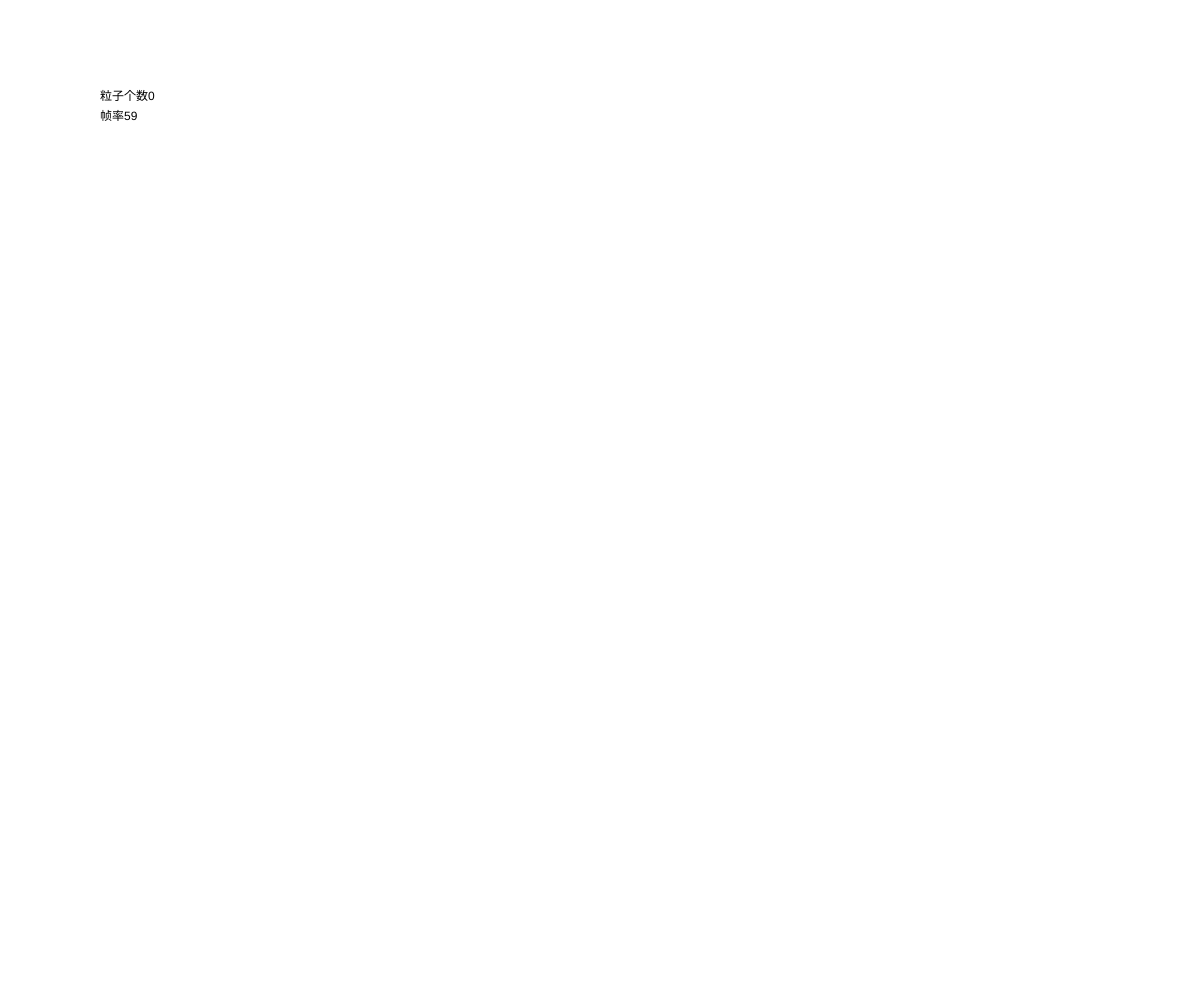
Frame 1 (no input)
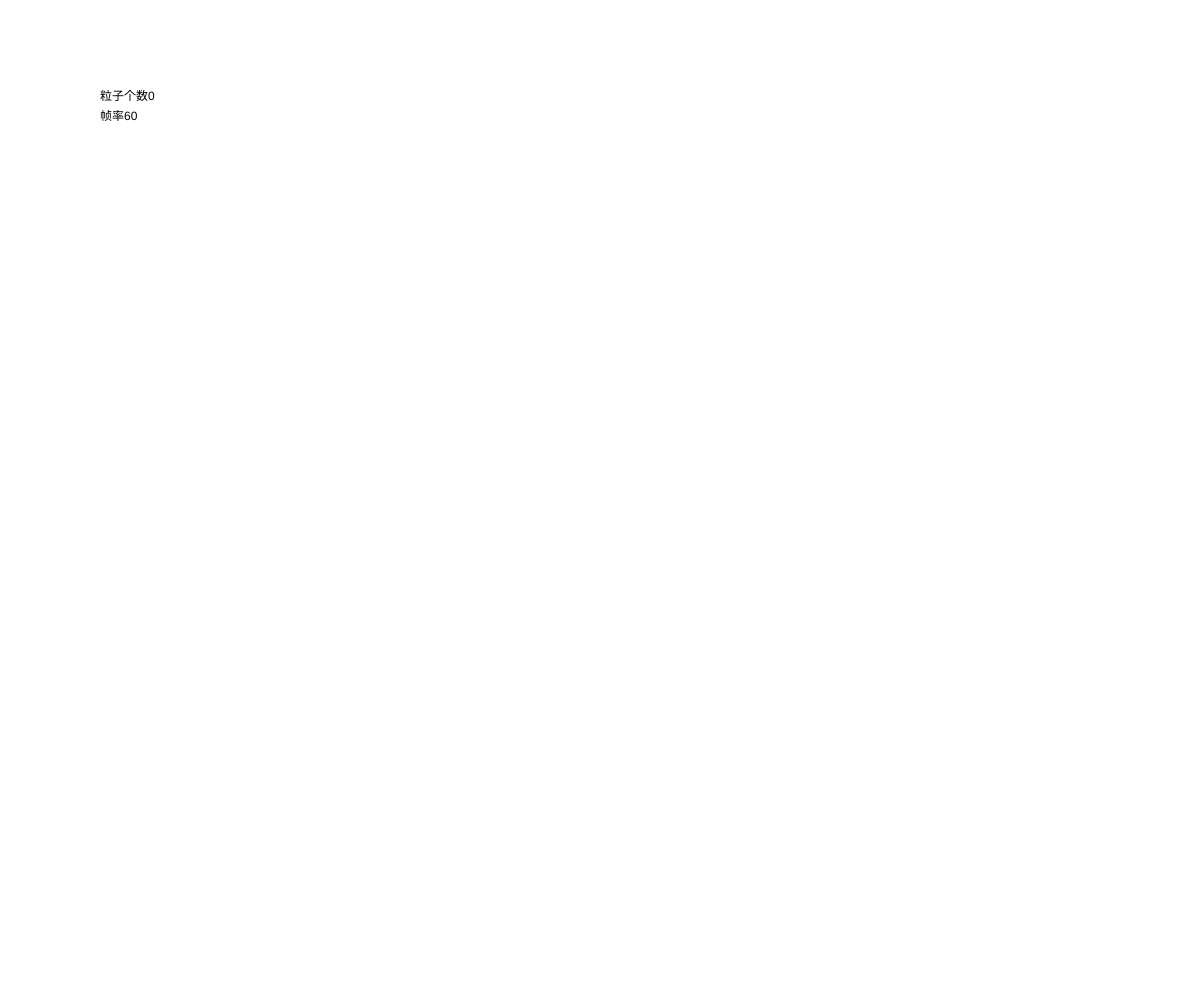
Frame 60 (no input)
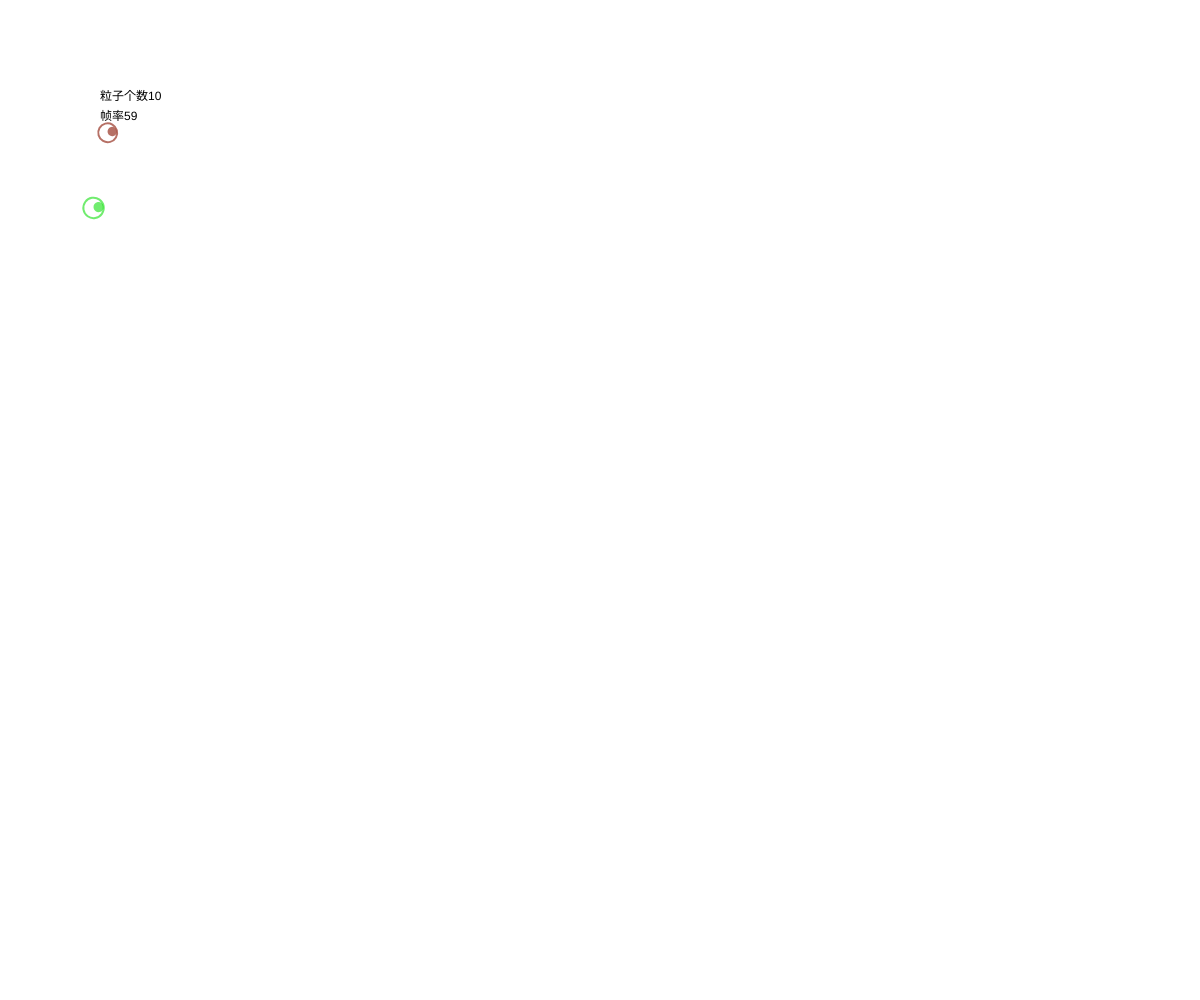
Frame 120 (the mouse pressed at the canvas centre since frame 60)

The p5.js sketch that drew these frames (run headless with seeded random() and noise() and a simulated clock; from frame 60 on, the mouse is pressed at the canvas centre):

// p5.js sketch
// ── sketch.js
class Particle{
  constructor(pos,size,lifespan){
    this.lifespan = lifespan;
    this.size = size;
    this.isDead = lifespan <= 0;

    this.pos = pos.copy();
    this.vel = createVector();
    this.acc = createVector();

    this.angle = random(0,Math.PI * 2);
    this.angleAcc = 0;
    this.angleVel = 0;

    this.color = color(random(0,255),random(0,255),random(0,255),255);
  }

  applyForce(force){
    this.acc.add(force);
  }

  applyTorque(torque){
    this.angleAcc += torque;
  }

  update(){
    this.vel.add(this.acc);
    this.pos.add(this.vel);
    this.acc.mult(0);

    this.angleVel += this.angleAcc;
    this.angle += this.angleVel;

    this.lifespan -= 1;
    if(this.lifespan <= 0)  {
      this.isDead = true;
      this.lifespan = 0;
    }
  }

  display(){
    this.color.setAlpha(this.lifespan);
    push();
      translate(this.pos.x,this.pos.y);
      rotate(this.angle);

      stroke(this.color);
      strokeWeight(2);
      noFill();
      circle(0,0,this.size);
      fill(this.color);
      noStroke();
      circle(0,0+this.size/4,this.size/2);
    pop();
  }
}


class RectParticle extends Particle{
  constructor(pos,size,lifespan){
    super(pos,size,lifespan);
  }

  display(){
    this.color.setAlpha(this.lifespan);
    push();
      translate(this.pos.x,this.pos.y);
      rotate(this.angle);

      stroke(this.color);
      strokeWeight(2);
      noFill();
      rect(0,0,this.size,this.size);
      fill(this.color);
      noStroke();
      rect(0,0+this.size/4,this.size/2,this.size/2);
    pop();
  }
}
class ParticleSystem{
  constructor(){
    this.arr = [];
    this.pos = createVector(mouseX,mouseY);
  }

  generate(len){
    let rand = random(0,1);
    for(let i = 0;i < len;i ++){
      let life = random(100,300);
      let size = random(10,30);
      let randPos = p5.Vector.random2D().mult(random(30,60));
      let particle = null;
      if(rand > 0.5){
        particle = new Particle(randPos.add(this.pos),size,life);
      }else{
        particle = new RectParticle(randPos.add(this.pos),size,life);
      }
      this.arr.push(particle);
    }
  }

  getNum(){
    return this.arr.length;
  }

  run(){
    this.pos = createVector(mouseX,mouseY);
    text(`粒子个数${this.getNum()}`,100,100);
    text(`帧率${Math.floor(frameRate())}`,100,120);

    for(let i = this.arr.length - 1;i >= 0;i --){
      let item = this.arr[i];
      if(item.isDead){
        this.arr.splice(i,1);
      }
    }

    this.arr.forEach((p)=>{
      p.applyForce(p5.Vector.random2D());
      p.applyTorque(random(-0.1,0.1));
      p.update();
      p.display();
    });
  }
}


let particelSystem = null;
let canGen = true;
function setup() {
  createCanvas(windowWidth,windowHeight);
  particelSystem = new ParticleSystem();
}

function draw() {
  background(255);
  if(mouseIsPressed && canGen){
    canGen = false;
    particelSystem.generate(10);
  }
  particelSystem.run();
}

function mouseReleased(){
  canGen = true;
}
